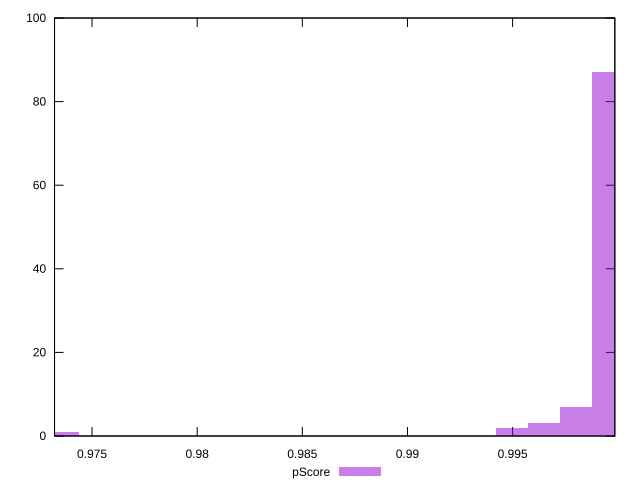

The gnuplot source for this figure:
reset

$pScore <<EOF
0.9995399986730806 87
0.9980139834079309 7
0.9964879681427812 3
0.9949619528776315 2
0.973597739165535 1
EOF

set key outside below
set boxwidth 0.0015260152651497415
set xrange [0.9732158181470703:0.9998608147294183]
set yrange [0:100]
set trange [0:100]
set style fill transparent solid 0.5 noborder
set terminal svg size 640, 490 enhanced background rgb 'white'
set output "report_00025_2021-02-22T21:38:55.199Z/mainthread-work-breakdown/samples/pages+cached+noadtech+nomedia+nocss/pScore/histogram.svg"

plot $pScore title "pScore" with boxes

reset
